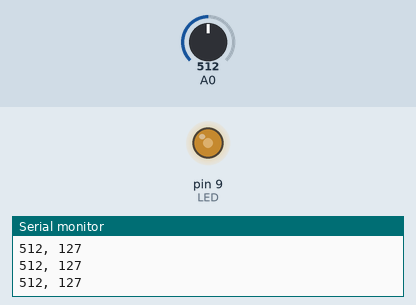
A sketch run on a simulated Arduino Uno, built with avr-gcc and run on an emulated ATmega328P. Shown: output pins drawn as LEDs (lit = HIGH), the last lines printed to the serial monitor. The inputs (shaded band) are chosen by the test bench; at power-on: A0 = 512.

Above: at 1.2 s.
1.3 s: A0 set to 46
At 2.3 s:
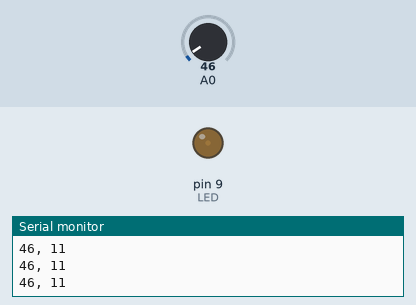
2.8 s: A0 set to 38
At 3.3 s:
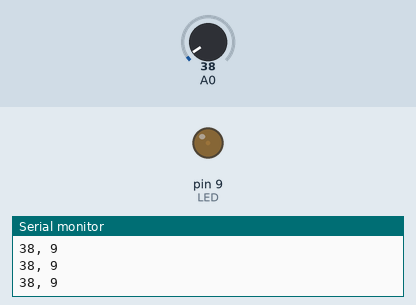
5.8 s: A0 set to 1023
At 7.0 s:
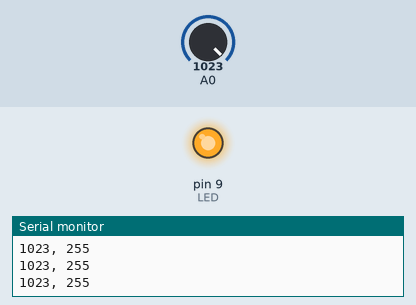
7.3 s: A0 set to 1008
At 8.0 s:
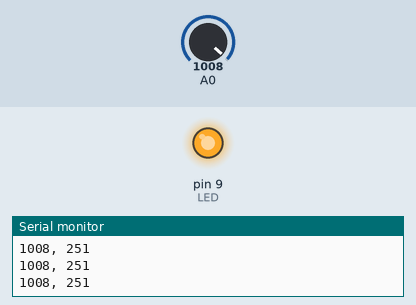
10.3 s: A0 set to 985
At 10.6 s:
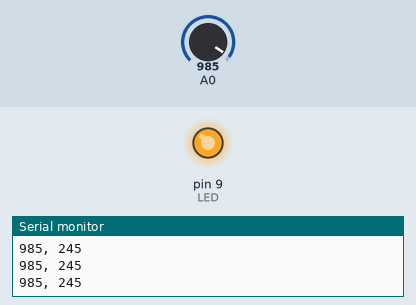
11.8 s: A0 set to 511
At 12.9 s:
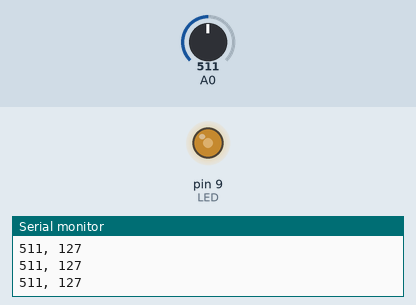
Timing chart, 0 to 14.3 s (numbered marks = the images above; inputs shaded):
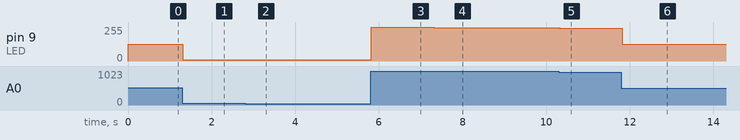

The sketch:

06_photoresistor.ino
```cpp
/*  06. Photoresistor
        https://www.falstad.com/circuit/e-voltdivide.html
        https://tinyurl.com/yerrf5nd
*/
#define LED  9

void setup() {
  pinMode(LED, OUTPUT);
  Serial.begin(9600);
}

void loop() {
  int light = analogRead(A0);                   // 10-bit
  int level = map(light, 0, 1023, 0, 255);      // map 0--1023 to 0--255

  Serial.print(light);
  Serial.print(", ");
  Serial.println(level);

  analogWrite(LED, level);                      // 8-bit
}
```

Measured:
- after the input at 1.3 s, pin 9 (LED): 127/255 → 11/255 at once
- after the input at 2.8 s, pin 9 (LED): 11/255 → 9/255 at once
- after the input at 5.8 s, pin 9 (LED): 9/255 → 255/255 at once
- after the input at 7.3 s, pin 9 (LED): 255/255 → 251/255 at once
- after the input at 10.3 s, pin 9 (LED): 251/255 → 245/255 at once
- after the input at 11.8 s, pin 9 (LED): 245/255 → 127/255 at once
